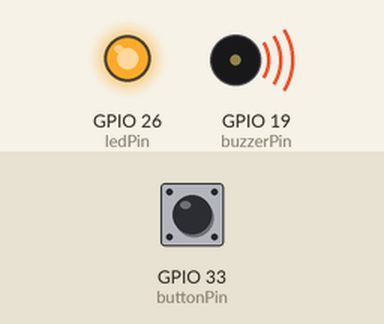
Recording of a sketch running on a simulated ESP32. On the bench: output pins drawn as LEDs (lit = HIGH), buzzer (waves = sounding). The test bench sets the inputs (shaded band); at power-on: GPIO 33 (buttonPin) HIGH.

Above: at 1.1 s.
At 19.07 s:
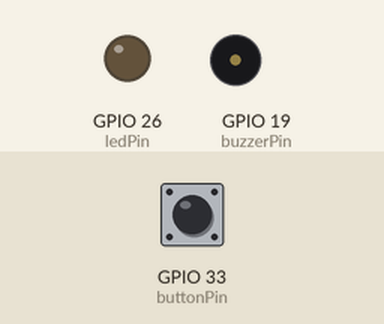
At 39.42 s:
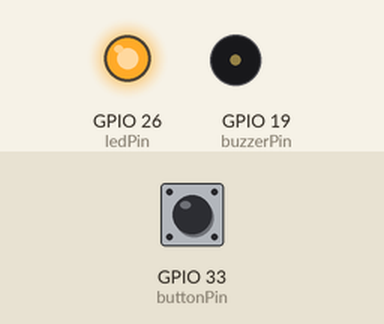
Timing chart, 0 to 40.0 s (numbered marks = the images above):
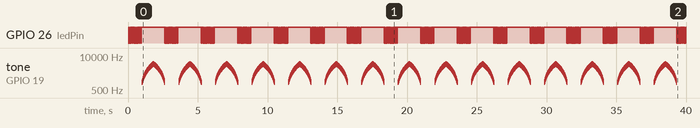

The sketch:

LEDBUZZERBUTTON.ino
```cpp
const int buttonPin = 33; // Pushbutton pin
const int ledPin = 26;    // LED pin
const int buzzerPin = 19; // Buzzer pin

int buttonState = 0;

void setup() {
  pinMode(ledPin, OUTPUT);
  pinMode(buzzerPin, OUTPUT);
  pinMode(buttonPin, INPUT_PULLUP);
  Serial.begin(115200);
}

void loop() {
  buttonState = digitalRead(buttonPin);

  if (buttonState == HIGH) { // Button pressed

    // LED blink 10 times
    for (int i = 0; i < 10; i++) {
      digitalWrite(ledPin, LOW);
      delay(50);
      digitalWrite(ledPin, HIGH);
      delay(50);
    }

    // Frequency sweep up
    for (int freq = 1000; freq <= 5000; freq += 50) {
      tone(buzzerPin, freq);
      delay(10); // give buzzer time
    }

    // Frequency sweep down
    for (int freq = 5000; freq >= 1000; freq -= 50) {
      tone(buzzerPin, freq);
      delay(10);
    }

    noTone(buzzerPin); // Stop buzzer

  } else {
    // Button not pressed → LED ON steady & buzzer off
    digitalWrite(ledPin, HIGH);
    noTone(buzzerPin);
  }
}
```

Measured:
- by itself, GPIO 26 (ledPin): repeats every 2.6 s: 8 × (LOW 0.05 s, HIGH 0.05 s), LOW 0.05 s, HIGH 1.7 s, LOW 0.05 s, HIGH 0.05 s
- by itself, tone on GPIO 19 (buzzerPin): plays 1000 Hz for 0.01 s, 1050 Hz for 0.01 s, 1100 Hz for 0.01 s, 1150 Hz for 0.01 s, 1200 Hz for 0.01 s, 1250 Hz for 0.01 s … (2415 notes in this stretch)
